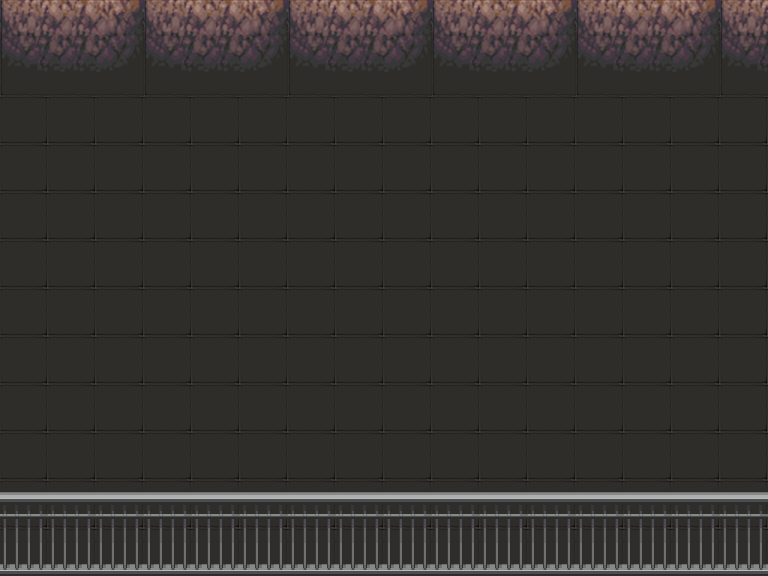

This game map was drawn from its Tiled (.tmx) file and the tilesets committed beside it. A one-line description and the full map source follow:
An orthogonal 16x12 tile map with 48x48 px tiles, 2 tile layers (Background, Decoration), 6 tilesets and 13 objects.

<map version="1.10" tiledversion="1.12.2" orientation="orthogonal" renderorder="right-down" width="16" height="12" tilewidth="48" tileheight="48" infinite="0" nextlayerid="5" nextobjectid="15">
 <tileset firstgid="1" source="Tileset_48x48_9.tsx" />
 <tileset firstgid="101" source="nt481.tsx" />
 <tileset firstgid="229" source="nt482.tsx" />
 <tileset firstgid="357" source="nt483.tsx" />
 <tileset firstgid="485" source="nt484.tsx" />
 <tileset firstgid="741" source="nt485.tsx" />
 <layer id="1" name="Background" width="16" height="12">
  <data encoding="csv">
178,179,180,178,179,180,178,179,180,178,179,180,178,179,180,178,
186,187,188,186,187,188,186,187,188,186,187,188,186,187,188,186,
201,201,201,201,201,201,201,201,201,201,201,201,201,201,201,201,
201,201,201,201,201,201,201,201,201,201,201,201,201,201,201,201,
201,201,201,201,201,201,201,201,201,201,201,201,201,201,201,201,
201,201,201,201,201,201,201,201,201,201,201,201,201,201,201,201,
201,201,201,201,201,201,201,201,201,201,201,201,201,201,201,201,
201,201,201,201,201,201,201,201,201,201,201,201,201,201,201,201,
201,201,201,201,201,201,201,201,201,201,201,201,201,201,201,201,
201,201,201,201,201,201,201,201,201,201,201,201,201,201,201,201,
201,201,201,201,201,201,201,201,201,201,201,201,201,201,201,201,
201,201,201,201,201,201,201,201,201,201,201,201,201,201,201,201
</data>
 </layer>
 <layer id="2" name="Decoration" width="16" height="12">
  <data encoding="csv">
0,0,0,0,0,0,0,0,0,0,0,0,0,0,0,0,
0,0,0,0,0,0,0,0,0,0,0,0,0,0,0,0,
0,0,0,0,0,0,0,0,0,0,0,0,0,0,0,0,
0,0,0,0,0,0,263,0,0,0,0,0,0,0,0,0,
0,0,0,0,0,0,0,0,0,0,0,0,0,0,0,0,
0,0,0,0,0,0,0,0,0,0,0,0,0,0,0,0,
0,0,0,0,0,0,0,0,0,0,0,0,0,0,0,0,
0,0,0,0,0,0,0,0,0,0,0,0,0,0,0,0,
0,0,0,0,0,0,0,0,0,0,0,0,0,0,0,0,
0,0,0,0,0,0,0,0,0,0,0,0,0,0,0,0,
910,910,910,910,910,910,910,910,910,910,910,910,910,910,910,910,
926,926,926,926,926,926,926,926,926,926,926,926,926,926,926,926
</data>
 </layer>
 <objectgroup id="3" name="Spawns">
  <properties>
   <property name="desc" value="在此放置玩家和敌人的出生点" />
  </properties>
  <object id="1" x="0" y="96" width="48" height="48" />
  <object id="2" x="0" y="192" width="48" height="48" />
  <object id="3" x="0" y="288" width="48" height="48" />
  <object id="4" x="48" y="144" width="48" height="48" />
  <object id="5" x="48" y="240" width="48" height="48" />
  <object id="6" x="48" y="336" width="48" height="48" />
  <object id="17" x="48" y="432" width="48" height="48" />
  <object id="18" x="0" y="384" width="48" height="48" />
  <object id="7" x="720" y="240" width="48" height="48" />
  <object id="8" x="720" y="48" width="48" height="48" />
  <object id="9" x="720" y="432" width="48" height="48" />
  <object id="10" x="720" y="144" width="48" height="48" />
  <object id="11" x="720" y="336" width="48" height="48" />
 </objectgroup>
 <objectgroup id="4" name="Collisions">
  <properties>
   <property name="desc" value="在此绘制碰撞盒" />
  </properties>
 </objectgroup>
</map>
